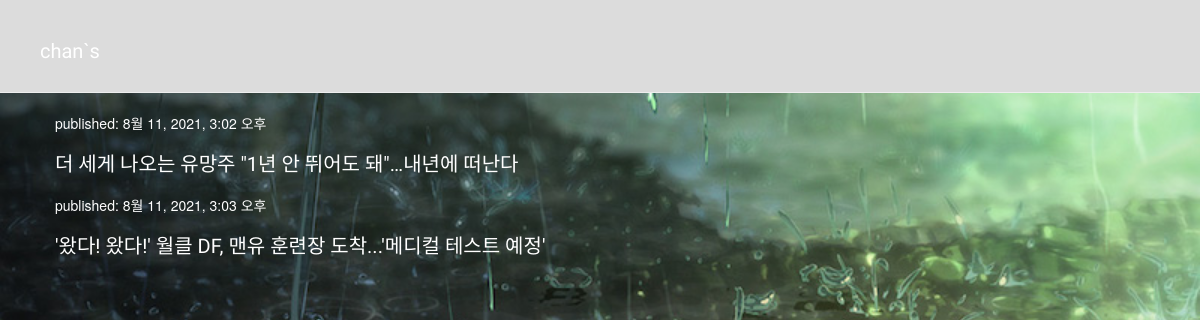
The page / on the database its author committed.
### blog/models.py (models this page shows, shortened)
class Post(models.Model):
    author = models.ForeignKey(settings.AUTH_USER_MODEL, on_delete=models.CASCADE)
    title = models.CharField(max_length=200)
    text = models.TextField()
    created_date = models.DateTimeField(
            default=timezone.now)
    published_date = models.DateTimeField(
            blank=True, null=True)

### blog/views.py (the view)
# urls.py: path('', views.post_list, name='post_list'),
def post_list(request):
    posts = Post.objects.filter(published_date__lte=timezone.now()).order_by('published_date')
    return render(request, 'blog/post_list.html', {'posts': posts})

### blog/templates/blog/post_list.html
{% extends 'blog/base.html' %}
{% block content %}
    {% for post in posts %}
        <div class="post">
            <p class="p-date">published: {{ post.published_date }}</p>
            <h1 class="list-title"><a href="{% url 'post_detail' pk=post.pk %}">{{ post.title }}</a></h1>
        </div>
    {% endfor %}
{% endblock %}

### blog/templates/blog/base.html (shortened to what this page needs)
<!DOCTYPE html>
{% load static %}
<html lang="en">
<head>
    <link rel="stylesheet" href="//maxcdn.bootstrapcdn.com/bootstrap/3.2.0/css/bootstrap.min.css">
    <link rel="stylesheet" href="//maxcdn.bootstrapcdn.com/bootstrap/3.2.0/css/bootstrap-theme.min.css">
    <link rel="stylesheet" href="{% static 'css/blog.css' %}">
</head>
<body>
    <div class="page-header">
        <h1><a href="/">chan`s</a></h1>
    </div>
    <div class="content container">
        <div class="row">
            <div class="col-md-8">
            {% block content %}
            {% endblock %}
            </div>
        </div>
    </div>
</body>
</body>
</html>

### blog/static/css/blog.css (style rules this page uses)
h1 a { color: #FCA205; font-family: 'Lobster'; }
body { background: url('../image/bg1.jpg') no-repeat; background-size : 100%; }
.page-header { background-color: #DCDCDC; margin-top: 0; padding: 20px 20px 20px 40px; }
.page-header h1, .page-header h1 a, .page-header h1 a:visited, .page-header h1 a:active { color: #ffffff; font-size: 15pt; text-decoration: none; }
.content { margin-left: 40px; }
h1, h2, h3, h4 { font-family: 'Lobster', cursive; }
.post { margin-bottom: 20px; }
.post h1 a, .post h1 a:visited { color: #ffffff; }
.list-title { font-size: 15pt; }
.p-date { color: #ffffff; }

### rows shown on the page
Post: published_date "8월 11, 2021, 3:02 오후", title "더 세게 나오는 유망주 \"1년 안 뛰어도 돼\"…내년에 떠난다"
Post: published_date "8월 11, 2021, 3:03 오후", title "'왔다! 왔다!' 월클 DF, 맨유 훈련장 도착...'메디컬 테스트 예정'"
